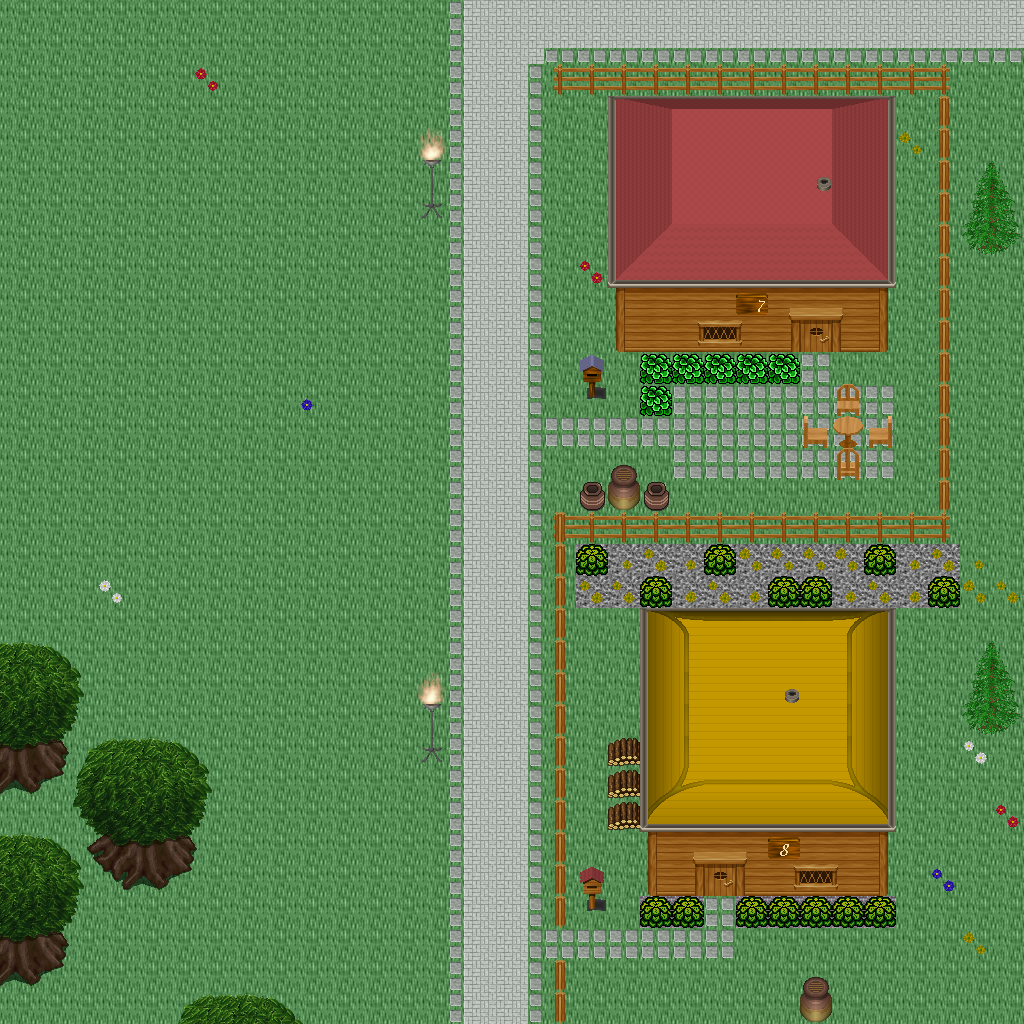

Below is a game level as drawn by its tile map, then a one-line description and the .tmx that defines it (tile-layer data replaced by summaries):
An orthogonal 32x32 tile map with 32x32 px tiles, 5 tile layers (Ground, Objects, Objects2, Above, ...), 1 hidden layer not drawn, 60 tilesets.

<map version="1.10" tiledversion="1.11.0" orientation="orthogonal" renderorder="right-down" width="32" height="32" tilewidth="32" tileheight="32" infinite="0" nextlayerid="11" nextobjectid="1">
 <tileset firstgid="1" name="logic_collision" tilewidth="32" tileheight="32" tilecount="1" columns="1">
  <image source="../drawable/logic_collision.png" width="32" height="32" />
 </tileset>
 <tileset firstgid="2" name="building_decoration_orbpedestal" tilewidth="32" tileheight="32" tilecount="2" columns="1">
  <image source="../drawable/building_decoration_orbpedestal.png" width="32" height="64" />
 </tileset>
 <tileset firstgid="4" name="building_decoration_chimney" tilewidth="32" tileheight="32" tilecount="2" columns="1">
  <image source="../drawable/building_decoration_chimney.png" width="32" height="64" />
 </tileset>
 <tileset firstgid="6" name="item_statue_fairypool" tilewidth="32" tileheight="32" tilecount="16" columns="2">
  <image source="../drawable/item_statue_fairypool.png" width="64" height="256" />
 </tileset>
 <tileset firstgid="22" name="building_decoration_stone_details" tilewidth="32" tileheight="32" tilecount="4" columns="2">
  <image source="../drawable/building_decoration_stone_details.png" width="64" height="64" />
 </tileset>
 <tileset firstgid="26" name="building_door_closed" tilewidth="32" tileheight="32" tilecount="1" columns="1">
  <image source="../drawable/building_door_closed.png" width="32" height="32" />
 </tileset>
 <tileset firstgid="27" name="building_door_door" tilewidth="32" tileheight="32" tilecount="6" columns="3">
  <image source="../drawable/building_door_door.png" width="96" height="64" />
 </tileset>
 <tileset firstgid="33" name="building_fence_fence_chunky" tilewidth="32" tileheight="32" tilecount="21" columns="3">
  <image source="../drawable/building_fence_fence_chunky.png" width="96" height="224" />
 </tileset>
 <tileset firstgid="54" name="building_roof_blue" tilewidth="32" tileheight="32" tilecount="20" columns="5">
  <image source="../drawable/building_roof_blue.png" width="160" height="128" />
 </tileset>
 <tileset firstgid="74" name="building_roof_green" tilewidth="32" tileheight="32" tilecount="20" columns="5">
  <image source="../drawable/building_roof_green.png" width="160" height="128" />
 </tileset>
 <tileset firstgid="94" name="building_roof_red" tilewidth="32" tileheight="32" tilecount="20" columns="5">
  <image source="../drawable/building_roof_red.png" width="160" height="128" />
 </tileset>
 <tileset firstgid="114" name="building_roof_red2" tilewidth="32" tileheight="32" tilecount="20" columns="5">
  <image source="../drawable/building_roof_red2.png" width="160" height="128" />
 </tileset>
 <tileset firstgid="134" name="building_roof_roof_borders" tilewidth="32" tileheight="32" tilecount="9" columns="3">
  <image source="../drawable/building_roof_roof_borders.png" width="96" height="96" />
 </tileset>
 <tileset firstgid="143" name="building_roof_yellow" tilewidth="32" tileheight="32" tilecount="20" columns="5">
  <image source="../drawable/building_roof_yellow.png" width="160" height="128" />
 </tileset>
 <tileset firstgid="163" name="building_window_window_long" tilewidth="32" tileheight="32" tilecount="3" columns="3">
  <image source="../drawable/building_window_window_long.png" width="96" height="32" />
 </tileset>
 <tileset firstgid="166" name="ground_cobbled_paving" tilewidth="32" tileheight="32" tilecount="1" columns="1">
  <image source="../drawable/ground_cobbled_paving.png" width="32" height="32" />
 </tileset>
 <tileset firstgid="167" name="ground_gravel" tilewidth="32" tileheight="32" tilecount="1" columns="1">
  <image source="../drawable/ground_gravel.png" width="32" height="32" />
 </tileset>
 <tileset firstgid="168" name="ground_stone_floors" tilewidth="32" tileheight="32" tilecount="6" columns="3">
  <image source="../drawable/ground_stone_floors.png" width="96" height="64" />
 </tileset>
 <tileset firstgid="174" name="ground_ground" tilewidth="32" tileheight="32" tilecount="33" columns="3">
  <image source="../drawable/ground_ground.png" width="96" height="352" />
 </tileset>
 <tileset firstgid="207" name="plant_bush_various_small" tilewidth="32" tileheight="32" tilecount="9" columns="3">
  <image source="../drawable/plant_bush_various_small.png" width="96" height="96" />
 </tileset>
 <tileset firstgid="216" name="plant_flower_daisy_blue" tilewidth="32" tileheight="32" tilecount="8" columns="2">
  <image source="../drawable/plant_flower_daisy_blue.png" width="64" height="128" />
 </tileset>
 <tileset firstgid="224" name="plant_flower_daisy_red" tilewidth="32" tileheight="32" tilecount="8" columns="2">
  <image source="../drawable/plant_flower_daisy_red.png" width="64" height="128" />
 </tileset>
 <tileset firstgid="232" name="plant_flower_daisy_white" tilewidth="32" tileheight="32" tilecount="8" columns="2">
  <image source="../drawable/plant_flower_daisy_white.png" width="64" height="128" />
 </tileset>
 <tileset firstgid="240" name="plant_flower_daisy_yellow" tilewidth="32" tileheight="32" tilecount="8" columns="2">
  <image source="../drawable/plant_flower_daisy_yellow.png" width="64" height="128" />
 </tileset>
 <tileset firstgid="248" name="plant_tree_spruce" tilewidth="32" tileheight="32" tilecount="6" columns="2">
  <image source="../drawable/plant_tree_spruce.png" width="64" height="96" />
 </tileset>
 <tileset firstgid="254" name="item_pot_pot_purple" tilewidth="32" tileheight="32" tilecount="1" columns="1">
  <image source="../drawable/item_pot_pot_purple.png" width="32" height="32" />
 </tileset>
 <tileset firstgid="255" name="item_pot_pot_tall" tilewidth="32" tileheight="32" tilecount="2" columns="1">
  <image source="../drawable/item_pot_pot_tall.png" width="32" height="64" />
 </tileset>
 <tileset firstgid="257" name="item_pot_small_barrel" tilewidth="32" tileheight="32" tilecount="2" columns="1">
  <image source="../drawable/item_pot_small_barrel.png" width="32" height="64" />
 </tileset>
 <tileset firstgid="259" name="item_postbox" tilewidth="32" tileheight="32" tilecount="4" columns="2">
  <image source="../drawable/item_postbox.png" width="64" height="64" />
 </tileset>
 <tileset firstgid="263" name="furniture_chair_wooden_pale" tilewidth="32" tileheight="32" tilecount="4" columns="2">
  <image source="../drawable/furniture_chair_wooden_pale.png" width="64" height="64" />
 </tileset>
 <tileset firstgid="267" name="furniture_table_wooden" tilewidth="32" tileheight="32" tilecount="1" columns="1">
  <image source="../drawable/furniture_table_wooden.png" width="32" height="32" />
 </tileset>
 <tileset firstgid="268" name="furniture_table_brick_base" tilewidth="32" tileheight="32" tilecount="3" columns="3">
  <image source="../drawable/furniture_table_brick_base.png" width="96" height="32" />
 </tileset>
 <tileset firstgid="271" name="furniture_light_iron_lamp" tilewidth="32" tileheight="32" tilecount="3" columns="1">
  <image source="../drawable/furniture_light_iron_lamp.png" width="32" height="96" />
 </tileset>
 <tileset firstgid="274" name="furniture_light_flames" tilewidth="32" tileheight="32" tilecount="6" columns="6">
  <image source="../drawable/furniture_light_flames.png" width="192" height="32" />
 </tileset>
 <tileset firstgid="280" name="furniture_sink_dark_side_on" tilewidth="32" tileheight="32" tilecount="6" columns="3">
  <image source="../drawable/furniture_sink_dark_side_on.png" width="96" height="64" />
 </tileset>
 <tileset firstgid="286" name="ground_grass_corners" tilewidth="32" tileheight="32" tilecount="24" columns="6">
  <image source="../drawable/ground_grass_corners.png" width="192" height="128" />
 </tileset>
 <tileset firstgid="310" name="ground_grass_edges" tilewidth="32" tileheight="32" tilecount="36" columns="12">
  <image source="../drawable/ground_grass_edges.png" width="384" height="96" />
 </tileset>
 <tileset firstgid="346" name="plant_tree_tree_fluffy" tilewidth="32" tileheight="32" tilecount="12" columns="4">
  <image source="../drawable/plant_tree_tree_fluffy.png" width="128" height="96" />
 </tileset>
 <tileset firstgid="358" name="ground_water_dungeon_water" tilewidth="32" tileheight="32" tilecount="30" columns="3">
  <image source="../drawable/ground_water_dungeon_water.png" width="96" height="320" />
 </tileset>
 <tileset firstgid="388" name="furniture_table_wooden_rectangular" tilewidth="32" tileheight="32" tilecount="9" columns="3">
  <image source="../drawable/furniture_table_wooden_rectangular.png" width="96" height="96" />
 </tileset>
 <tileset firstgid="397" name="item_statue_metal_and_stone" tilewidth="32" tileheight="32" tilecount="6" columns="3">
  <image source="../drawable/item_statue_metal_and_stone.png" width="96" height="64" />
 </tileset>
 <tileset firstgid="403" name="ground_fire_fire" tilewidth="32" tileheight="32" tilecount="27" columns="3">
  <image source="../drawable/ground_fire_fire.png" width="96" height="288" />
 </tileset>
 <tileset firstgid="430" name="furniture_table_bench" tilewidth="32" tileheight="32" tilecount="3" columns="3">
  <image source="../drawable/furniture_table_bench.png" width="96" height="32" />
 </tileset>
 <tileset firstgid="433" name="plant_bush_hosta" tilewidth="32" tileheight="32" tilecount="9" columns="3">
  <image source="../drawable/plant_bush_hosta.png" width="96" height="96" />
 </tileset>
 <tileset firstgid="442" name="plant_tree_tree_green" tilewidth="32" tileheight="32" tilecount="88" columns="8">
  <image source="../drawable/plant_tree_tree_green.png" width="256" height="352" />
 </tileset>
 <tileset firstgid="530" name="item_sign_large" tilewidth="32" tileheight="32" tilecount="15" columns="5">
  <image source="../drawable/item_sign_large.png" width="160" height="96" />
 </tileset>
 <tileset firstgid="545" name="building_wall_wall_brown" tilewidth="32" tileheight="32" tilecount="12" columns="3">
  <image source="../drawable/building_wall_wall_brown.png" width="96" height="128" />
 </tileset>
 <tileset firstgid="557" name="ground_green_paving_4" tilewidth="32" tileheight="32" tilecount="3" columns="3">
  <image source="../drawable/ground_green_paving_4.png" width="96" height="32" />
 </tileset>
 <tileset firstgid="560" name="item_swing" tilewidth="32" tileheight="32" tilecount="4" columns="2">
  <image source="../drawable/item_swing.png" width="64" height="64" />
 </tileset>
 <tileset firstgid="564" name="item_fishrods" tilewidth="32" tileheight="32" tilecount="12" columns="4">
  <image source="../drawable/item_fishrods.png" width="128" height="96" />
 </tileset>
 <tileset firstgid="576" name="logic_creature_human_kalavan" tilewidth="32" tileheight="32" tilecount="5" columns="5">
  <image source="../drawable/logic_creature_human_kalavan.png" width="160" height="32" />
 </tileset>
 <tileset firstgid="581" name="logic_creature_animal" tilewidth="32" tileheight="32" tilecount="32" columns="8">
  <image source="../drawable/logic_creature_animal.png" width="256" height="128" />
 </tileset>
 <tileset firstgid="613" name="building_decoration_numbers" tilewidth="32" tileheight="32" tilecount="20" columns="2">
  <image source="../drawable/building_decoration_numbers.png" width="64" height="320" />
 </tileset>
 <tileset firstgid="633" name="ground_green_paving" tilewidth="32" tileheight="32" tilecount="18" columns="3">
  <image source="../drawable/ground_green_paving.png" width="96" height="192" />
 </tileset>
 <tileset firstgid="651" name="item_huge_orb" tilewidth="32" tileheight="32" tilecount="16" columns="2">
  <image source="../drawable/item_huge_orb.png" width="64" height="256" />
 </tileset>
 <tileset firstgid="667" name="light_light_5x5" tilewidth="32" tileheight="32" tilecount="25" columns="5">
  <image source="../drawable/light_light_5x5.png" width="160" height="160" />
 </tileset>
 <tileset firstgid="692" name="light_dim_light_5x5" tilewidth="32" tileheight="32" tilecount="25" columns="5">
  <image source="../drawable/light_dim_light_5x5.png" width="160" height="160" />
 </tileset>
 <tileset firstgid="717" name="item_firewood" tilewidth="32" tileheight="32" tilecount="12" columns="3">
  <image source="../drawable/item_firewood.png" width="96" height="128" />
 </tileset>
 <tileset firstgid="729" name="logic_creature_fowl" tilewidth="32" tileheight="32" tilecount="6" columns="6">
  <image source="../drawable/logic_creature_fowl.png" width="192" height="32" />
 </tileset>
 <tileset firstgid="735" name="logic_creature_human_imperial" tilewidth="32" tileheight="32" tilecount="16" columns="8">
  <image source="../drawable/logic_creature_human_imperial.png" width="256" height="64" />
 </tileset>
 <layer id="1" name="Ground" width="32" height="32">
  <data>[1024 cells, 1024 non-empty, 4 distinct tile ids]</data>
 </layer>
 <layer id="2" name="Objects" width="32" height="32">
  <data>[1024 cells, 323 non-empty, 45 distinct tile ids]</data>
 </layer>
 <layer id="3" name="Objects2" width="32" height="32">
  <data>[1024 cells, 26 non-empty, 17 distinct tile ids]</data>
 </layer>
 <layer id="4" name="Above" width="32" height="32">
  <data>[1024 cells, 171 non-empty, 66 distinct tile ids]</data>
 </layer>
 <layer id="5" name="Above2" width="32" height="32">
  <data>[1024 cells, 7 non-empty, 2 distinct tile ids]</data>
 </layer>
 <layer id="6" name="Walkable" width="32" height="32" visible="0">
  <data>[1024 cells, 211 non-empty, 1 distinct tile ids]</data>
 </layer>
 <objectgroup id="7" name="Mapevents" />
 <objectgroup id="8" name="Spawn" />
 <objectgroup id="9" name="Keys" />
 <objectgroup id="10" name="Replace" />
</map>
